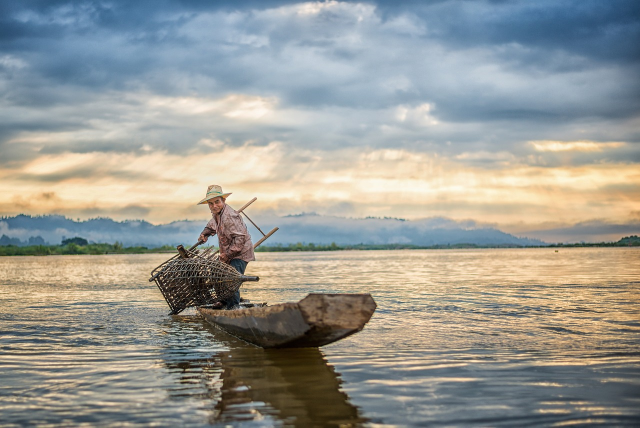
#> input picture Assignment/Nasion.jpg, 1280 x 855 px, found by its file name (shown at 1/2 size)
$ python blok.py
#> lines starting #> are read from the running program, lines starting #| are printed output that depends on the picture
import numpy as np
import cv2 as cv
from matplotlib import pyplot as plt


img = cv.imread('C:/Users/us/Documents/Python/Assignment/Nasion.jpg')
#> img is the input picture: shape (855, 1280, 3); mean B, G, R 147.9, 154.2, 153.8
color = ('b','g','r')
for i,col in enumerate(color):
    histr = cv.calcHist([img],[i],None,[256],[0,256])
    plt.plot(histr,color = col)
    plt.xlim([0,256])
plt.show()
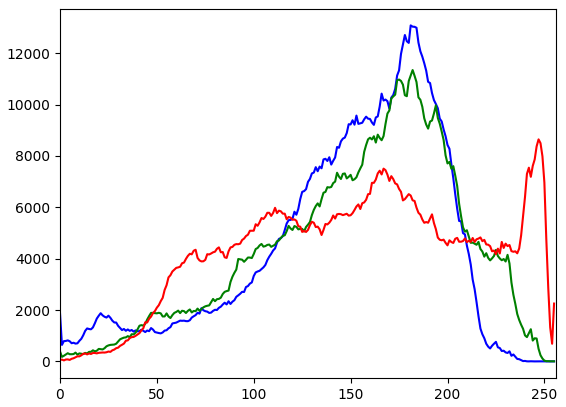
#> figure drawn by matplotlib, 1 panel; curve peaks at x = 181, y = 13080; curve peaks at x = 182, y = 11342; curve peaks at x = 247, y = 8643


img = cv.imread('C:/Users/us/Documents/Python/Assignment/Nasion.jpg',0)
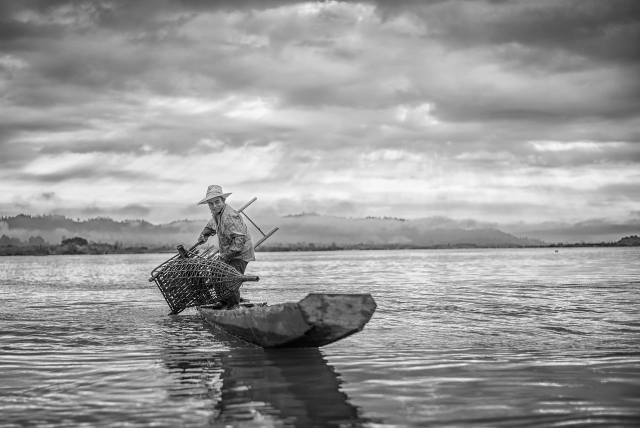
#> img: shape (855, 1280) (shown at 1/2 size); min 0, max 255, mean 153.4
plt.hist(img.ravel(),256,[0,256]); plt.show()
#> after `plt.hist(img.ravel(), 256, [0, 256])`:
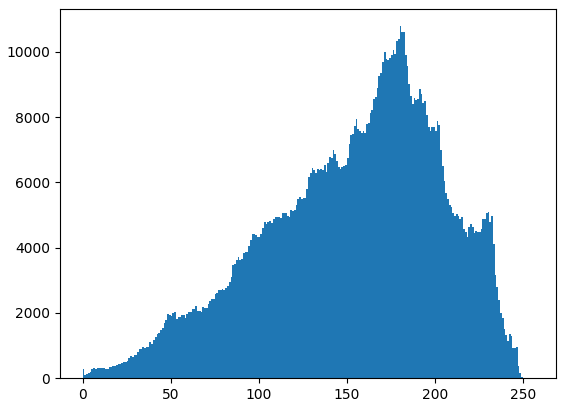
#> figure drawn by matplotlib, 1 panel; tallest bar 10790 high, from x = 180 to 181


img = cv.imread('C:/Users/us/Documents/Python/Assignment/Nasion.jpg',0)
# create a mask
mask = np.zeros(img.shape[:2], np.uint8)
mask[100:300, 100:400] = 255
masked_img = cv.bitwise_and(img,img,mask = mask)
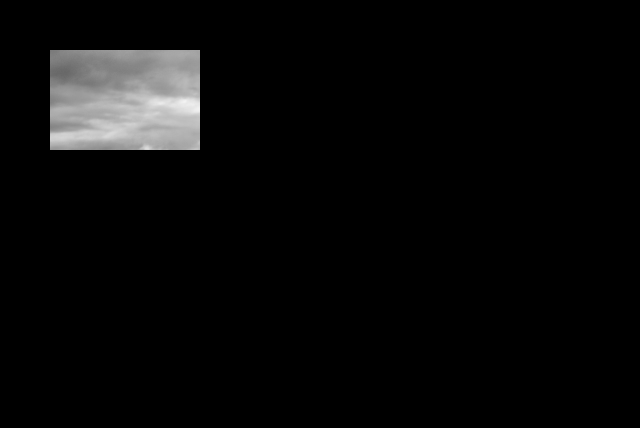
#> masked_img: shape (855, 1280) (shown at 1/2 size); min 0, max 243, mean 9.1
# Calculate histogram with mask and without mask
# Check third argument for mask
hist_full = cv.calcHist([img],[0],None,[256],[0,256])
#> hist_full = 256 values, max 10790 at index 180, min 3 at index 253, mean 4275
hist_mask = cv.calcHist([img],[0],mask,[256],[0,256])
#> hist_mask = 256 values, max 1096 at index 155, min 0 at index 0, mean 234.4
plt.subplot(221), plt.imshow(img, 'gray')
plt.subplot(222), plt.imshow(mask,'gray')
plt.subplot(223), plt.imshow(masked_img, 'gray')
plt.subplot(224), plt.plot(hist_full), plt.plot(hist_mask)
plt.xlim([0,256])
plt.show()
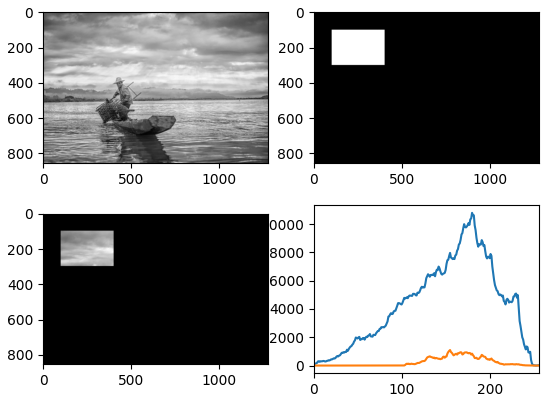
#> figure drawn by matplotlib, 4 panels; panel 4: curve peaks at x = 180, y = 10790; panel 4: curve peaks at x = 155, y = 1096


import cv2


# Read the image
img = cv2.imread('C:/Users/us/Documents/Python/Assignment/Nasion.jpg', 0)

# Create a mask
mask = np.zeros(img.shape[:2], np.uint8)
mask[100:300, 100:400] = 255

# Apply the mask to the image using bitwise AND
masked_img = cv2.bitwise_and(img, img, mask=mask)

# Calculate histograms with and without the mask
hist_full = cv2.calcHist([img], [0], None, [256], [0, 256])
hist_mask = cv2.calcHist([img], [0], mask, [256], [0, 256])

# Plot the original image, mask, masked image, and histograms
plt.subplot(221), plt.imshow(img, 'gray')
plt.title('Original Image')
plt.subplot(222), plt.imshow(mask, 'gray')
plt.title('Mask')
plt.subplot(223), plt.imshow(masked_img, 'gray')
plt.title('Masked Image')
plt.subplot(224)
plt.plot(hist_full, color='b')
plt.plot(hist_mask, color='r')
plt.xlim([0, 256])
plt.title('Histograms')
plt.legend(['Full Image', 'Masked Region'])
plt.show()
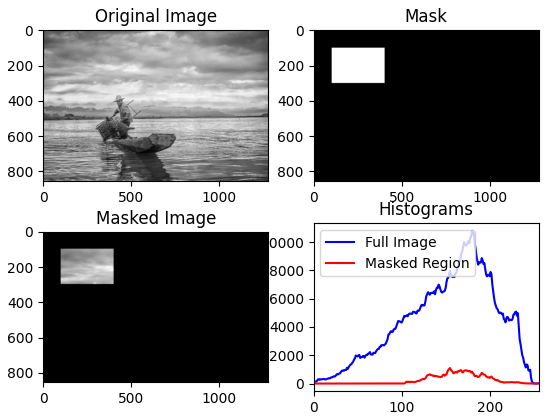
#> figure drawn by matplotlib, 4 panels; panel 4: curve peaks at x = 180, y = 10790; panel 4: curve peaks at x = 155, y = 1096


# Read the image
img = cv2.imread('C:/Users/us/Documents/Python/Assignment/Nasion.jpg', 0)

# Create a mask
mask = np.zeros(img.shape[:2], np.uint8)
mask[100:300, 100:400] = 255

# Apply the mask to the image using bitwise AND
masked_img = cv2.bitwise_and(img, img, mask=mask)

# Calculate histograms with and without the mask
hist_full = cv2.calcHist([img], [0], None, [256], [0, 256])
hist_mask = cv2.calcHist([img], [0], mask, [256], [0, 256])

# Plot the original image, mask, masked image, and histograms
plt.subplot(221), plt.imshow(img, 'gray')
plt.title('Original Image')
plt.subplot(222), plt.imshow(mask, 'gray')
plt.title('Mask')
plt.subplot(223), plt.imshow(masked_img, 'gray')
plt.title('Masked Image')
plt.subplot(224)
plt.plot(hist_full, color='b')
plt.plot(hist_mask, color='r')
plt.xlim([0, 256])
plt.title('Histograms')
plt.legend(['Full Image', 'Masked Region'])
plt.show()
